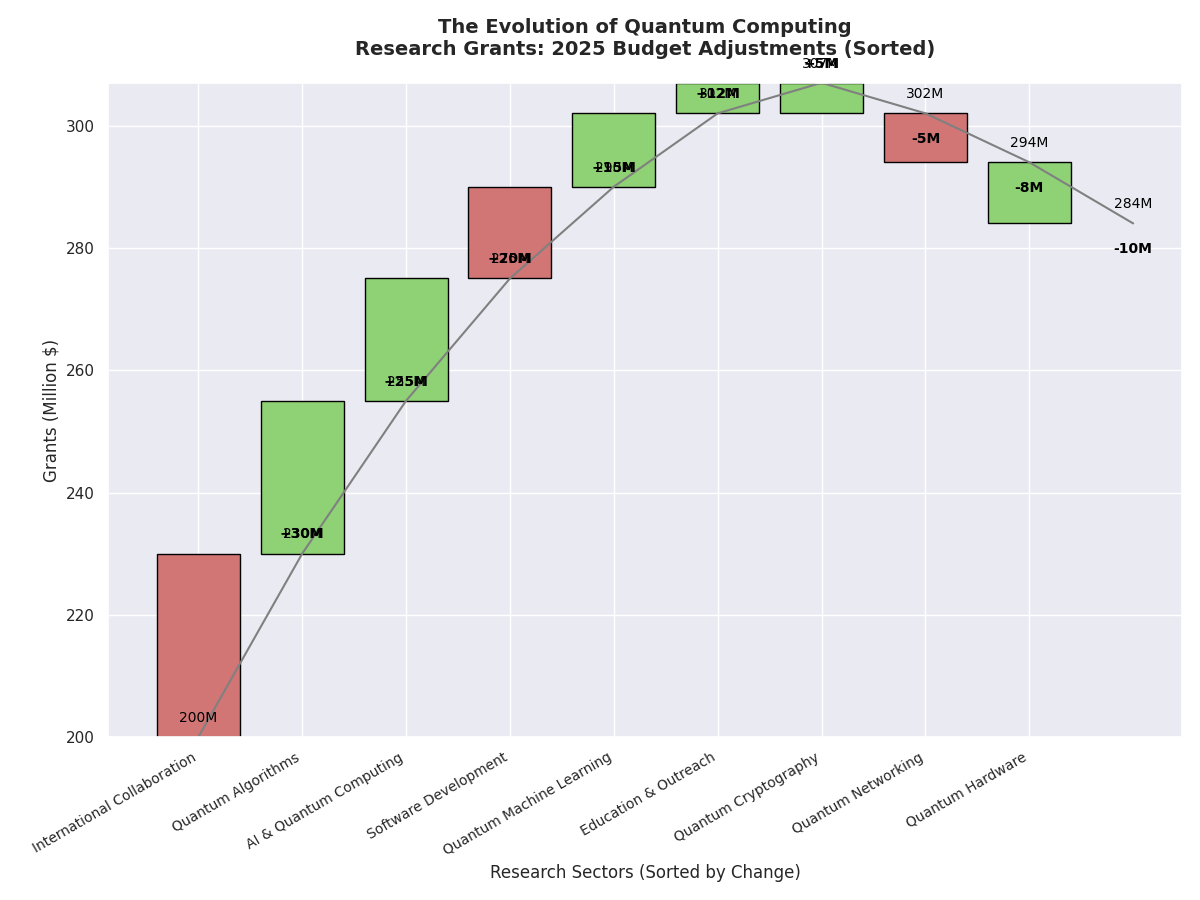

The script that drew this image:
import matplotlib.pyplot as plt

initial_grant_budget = 200
grant_changes = {
    'Quantum Algorithms': 25,
    'Quantum Hardware': -10,
    'Software Development': 15,
    'Quantum Cryptography': -5,
    'International Collaboration': 30,
    'Education & Outreach': 5,
    'AI & Quantum Computing': 20,
    'Quantum Networking': -8,
    'Quantum Machine Learning': 12
}

sorted_grant_changes = dict(sorted(grant_changes.items(), key=lambda item: item[1], reverse=True))

cumulative_grants = [initial_grant_budget]
grant_labels = ['Initial Budget']

for sector, change in sorted_grant_changes.items():
    cumulative_grants.append(cumulative_grants[-1] + change)
    grant_labels.append(sector)

# Manually shuffled colors for demonstration
bar_colors = ['#d17575', '#8fd175', '#8fd175', '#d17575', '#8fd175', '#8fd175', '#8fd175', '#d17575', '#8fd175']

fig, ax = plt.subplots(figsize=(12, 9))

for i in range(1, len(cumulative_grants)):
    start_value = cumulative_grants[i-1]
    end_value = cumulative_grants[i]
    ax.bar(grant_labels[i], end_value - start_value, bottom=start_value, color=bar_colors[i-1], edgecolor='black')
    ax.plot([i-1, i], [start_value, end_value], color='gray', linewidth=1.5)

plt.xlabel('Research Sectors (Sorted by Change)', fontsize=12)
plt.ylabel('Grants (Million $)', fontsize=12)
plt.title('The Evolution of Quantum Computing\nResearch Grants: 2025 Budget Adjustments (Sorted)', fontsize=14, fontweight='bold', pad=20)

for i in range(1, len(cumulative_grants)):
    change_value = sorted_grant_changes[grant_labels[i]]
    ax.text(i, cumulative_grants[i] + (2 if change_value > 0 else -3), 
            f"{change_value:+}M", ha='center', va='bottom' if change_value > 0 else 'top', 
            color='black', fontsize=10, fontweight='bold')

for i in range(len(cumulative_grants)):
    ax.text(i, cumulative_grants[i] + 2, f"{cumulative_grants[i]}M", ha='center', va='bottom', color='black', fontsize=10)

plt.xticks(rotation=30, ha='right', fontsize=10)
plt.tight_layout()

plt.show()
